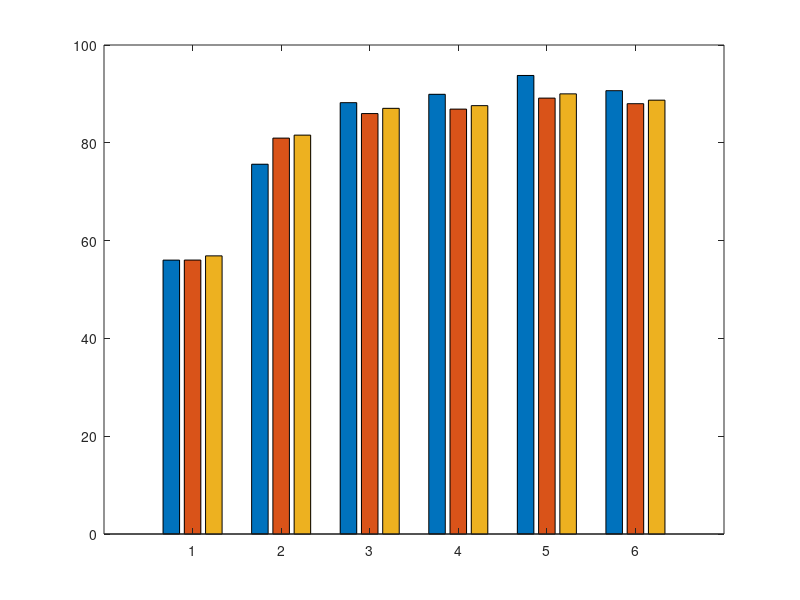

Recreate this plot in MATLAB. (Note: this script raises an error after producing the figure.)
data = [56.01 56.02 56.88; 75.62 80.96 81.57; 88.21 85.98 87.05; 89.92 86.89 87.60; 93.77 89.14 90.01; 90.66 88.00 88.72];
bar(data);
xtl = {{'M_{1}';''} {'M_{2} before'; 'A2-LINK'} {'M_{2} without'; 'A2-LINK'} {'M_{2} with A2-LINK:'; 'no noise'} {'M_{2} with A2-LINK:'; 'mixture'} {'A-LINK'}};
h = my_xticklabels(gca,[1 2 3 4 5 6],xtl)
ylim([50 100]);
ylabel('Accuracy (%)');
legend({'Impersonation', 'Obfuscation', 'Overall'});
set(gca,'FontSize',20);
grid on;
grid minor;
